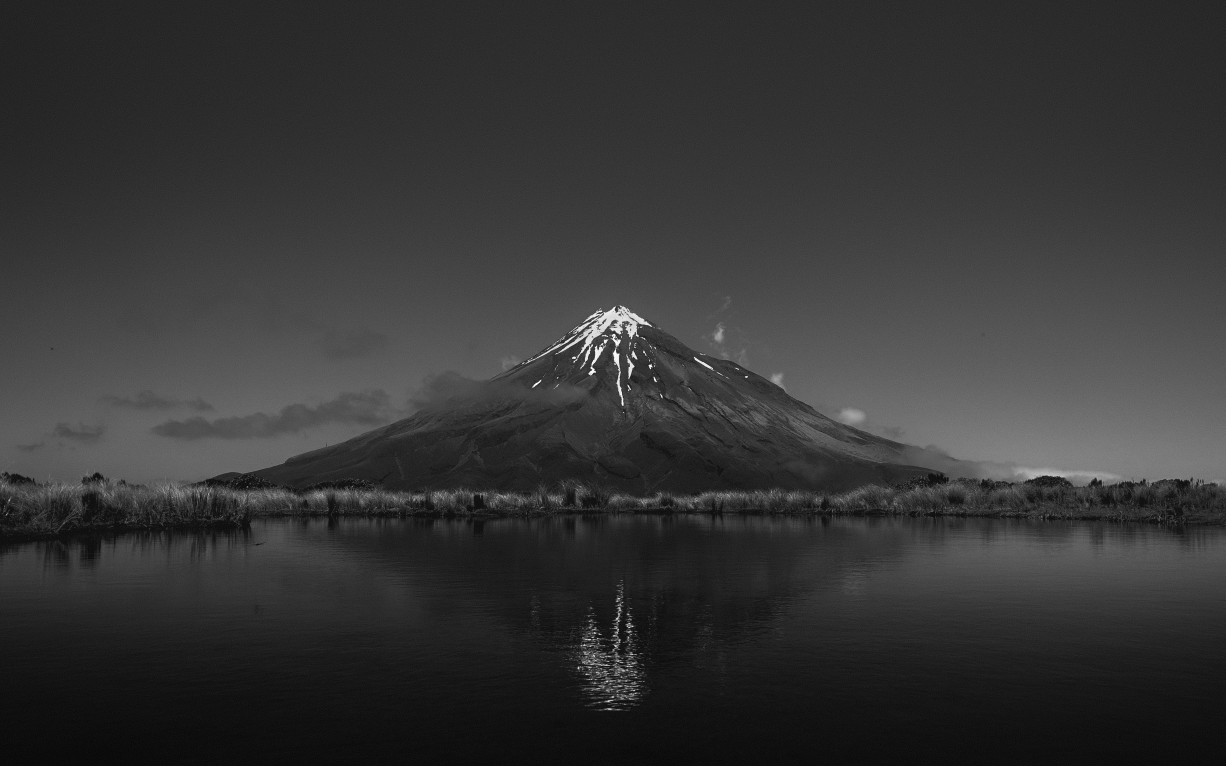
#> input picture wallpaper.jpg, 3676 x 2298 px (shown at 1/3 size)
$ python wallpaper_baker.py ../wallpaper.jpg ../wallpaper.jpg
#> lines starting #> are read from the running program, lines starting #| are printed output that depends on the picture
import struct
import sys
from PIL import Image

TARGET_W = 1920
TARGET_H = 1080

def bake(input_path, output_path):
#> called with input_path = '../wallpaper.jpg', output_path = '../wallpaper.jpg'
    img = Image.open(input_path).convert("RGBA")
    src_w, src_h = img.size
#> src_w = 3676; src_h = 2298

    scale = max(TARGET_W / src_w, TARGET_H / src_h)
#> scale = 0.522
    scaled_w = int(src_w * scale + 0.5)
#> scaled_w = 1920
    scaled_h = int(src_h * scale + 0.5)
#> scaled_h = 1200
    img = img.resize((scaled_w, scaled_h), Image.Resampling.LANCZOS)
#> img: PIL image 1920x1200 RGBA

    left = (scaled_w - TARGET_W) // 2
#> left = 0
    top  = (scaled_h - TARGET_H) // 2
#> top = 60
    img = img.crop((left, top, left + TARGET_W, top + TARGET_H))
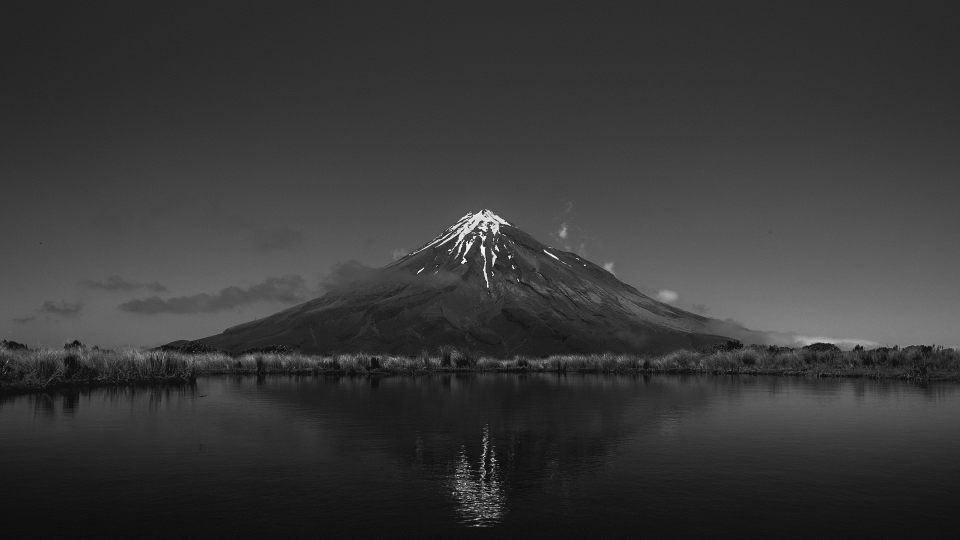
#> img: PIL image 1920x1080 RGBA (shown at 1/2 size); mean R, G, B, A 56.1, 56.1, 56.1, 255

    with open(output_path, "wb") as f:
        pixels = img.get_flattened_data() if hasattr(img, "get_flattened_data") else img.getdata()
        for r, g, b, a in pixels:
            val = (a << 24) | (r << 16) | (g << 8) | b
            f.write(struct.pack('<I', val))
#> this loop made 2073600 passes
#> (r, g, b, val) on passes 1 to 3: (37, 37, 37, 4280624421), (32, 32, 32, 4280295456), (39, 39, 39, 4280756007)
    print(f"Baked wallpaper: {output_path} ({TARGET_W}x{TARGET_H}, cover crop from {src_w}x{src_h})")
#| Baked wallpaper: ../wallpaper.jpg (1920x1080, cover crop from 3676x2298)

if __name__ == "__main__":
    if len(sys.argv) < 3:
        print("Usage: python wallpaper_baker.py <input> <output>")
    else:
        bake(sys.argv[1], sys.argv[2])
